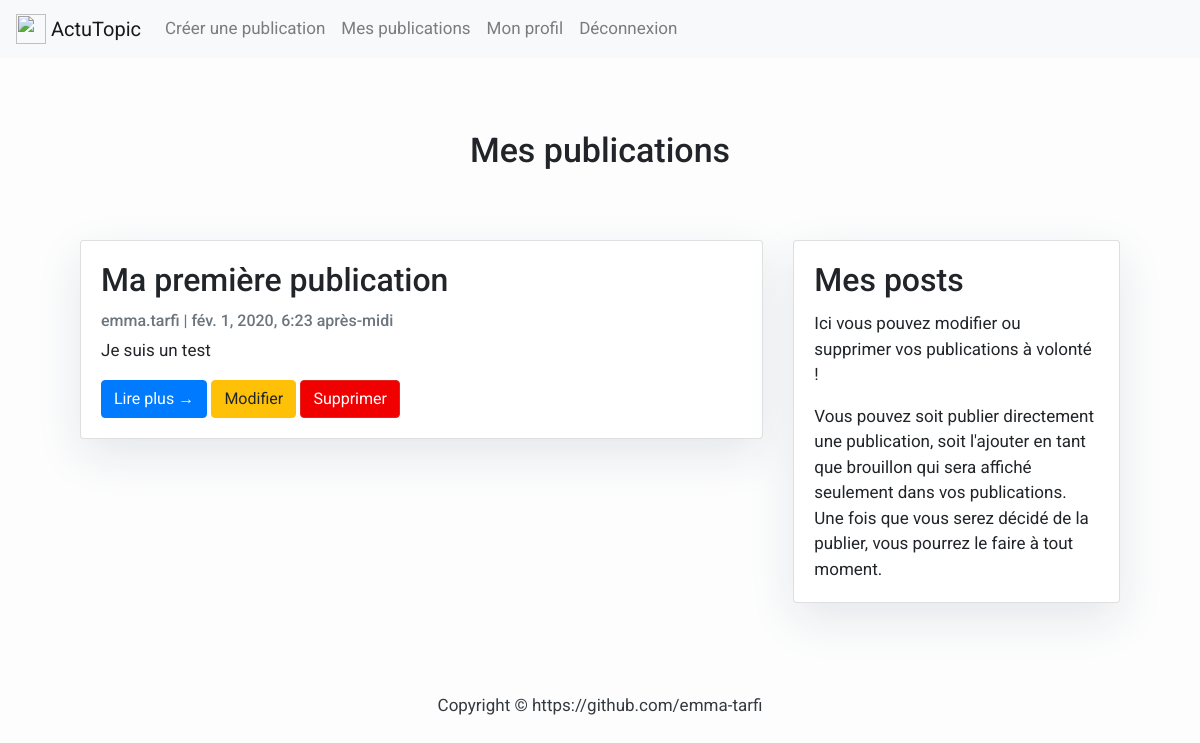
Before: /mes-publications/ (signed in) with the older database file.
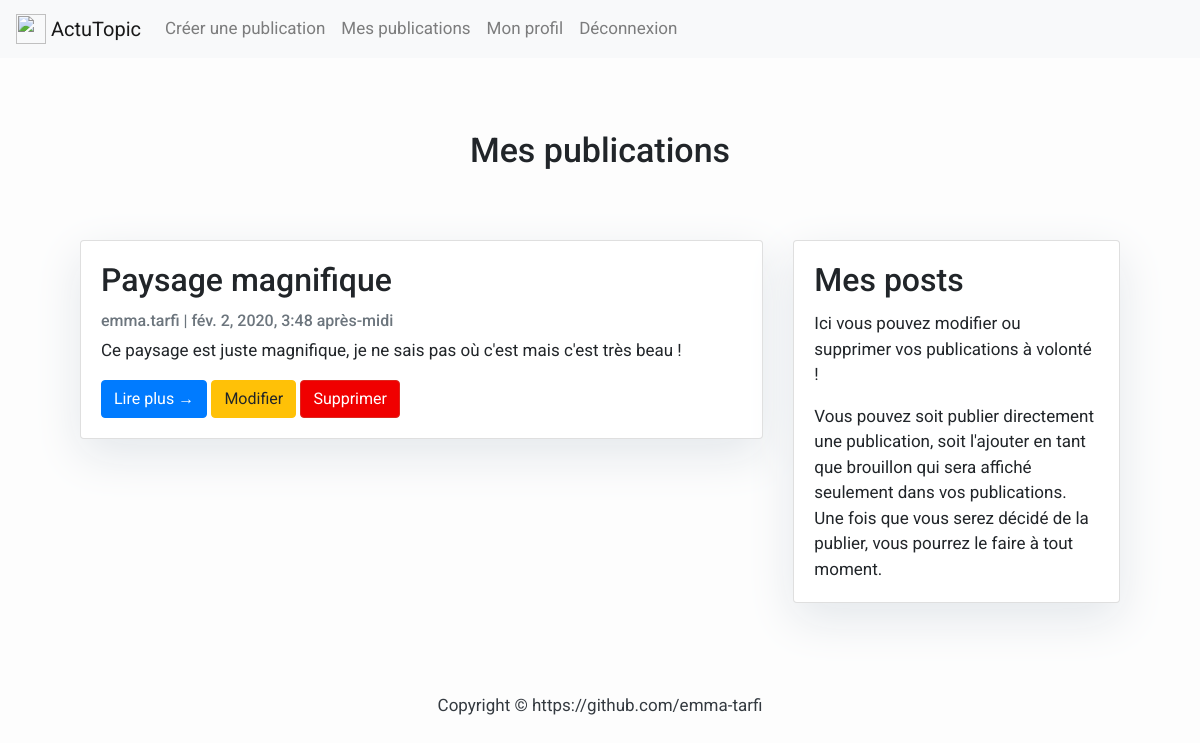
After: the same page with the newer database file.
### posts/models.py (models this page shows, shortened)
class Post(models.Model):
    title = models.CharField(max_length=200, unique=True)
    slug = models.SlugField(default='', max_length=500)
    author = models.ForeignKey(User, on_delete= models.CASCADE, related_name='blog_posts')
    image = models.ImageField(upload_to='images_posts/', blank=True)
    updated_on = models.DateTimeField(auto_now=True)
    content = models.TextField()
    created_on = models.DateTimeField(auto_now_add=True)
    status = models.IntegerField(choices=STATUS, default=0)
    class Meta:
        ordering = ['-created_on']

### posts/views.py (the view)
# urls.py: path('mes-publications/', MyPostListView.as_view(), name='my_posts'),
class MyPostListView(ListView):
    queryset_draft = Post.objects.filter(status=0).order_by('-created_on')
    queryset_published = Post.objects.filter(status=1).order_by('-created_on')
    template_name = 'posts/my_posts.html'
    model = Post
    form_class = PostForm

### templates/posts/my_posts.html
{% extends 'base.html' %}
{% load avatar_tags %}
{% block content %}
<div class="container">
<h1>Mes publications</h1>
    <div class="row">
        <div class="col-md-8 mt-3 left">
            {% for post in post_list %}
                {% if post.author == user %}
                    <div class="card mb-4">
                        <div class="card-body">
                            <h2 class="card-title">{{ post.title }}</h2>
                            <p class="card-text text-muted h6">{% avatar user id="user_avatar" %} {{ post.author }} | {{ post.created_on}} </p>
                            <p class="card-text">{{post.content|slice:":200" }}</p>
                            <a href="{% url 'my_posts_detail' post.pk post.slug  %}" class="btn btn-primary">Lire plus &rarr;</a>
                            <a href="{% url 'update' post.pk %}" class="btn btn-warning">Modifier</a>
                            <a href="{% url 'delete' post.pk %}" class="btn btn-danger">Supprimer</a>
                        </div>
                    </div>
                {% endif %}
            {% endfor %}
        </div>
        <div class="col-md-4 mt-3 right">
            <div class="card mb-4">
                <div class="card-body">
                    <h2 class="card-title">Mes posts</h2>
                    <p class="card-text">Ici vous pouvez modifier ou supprimer vos publications à volonté !</p>
                    <p class="card-text">Vous pouvez soit publier directement une publication, soit l'ajouter en tant que brouillon qui sera affiché seulement dans vos publications. Une fois que vous serez décidé de la publier, vous pourrez le faire à tout moment.</p>
                </div>
            </div>
        </div>
    </div>
</div>
{% endblock %}

Changed rows visible on the page:
removed Post: title "Ma première publication", author "emma.tarfi", created_on "fév. 1, 2020, 6:23 après-midi", content "Je suis un test"
added Post: title "Paysage magnifique", author "emma.tarfi", created_on "fév. 2, 2020, 3:48 après-midi", content "Ce paysage est juste magnifique, je ne sais pas où c'est mais c'est très beau !"
